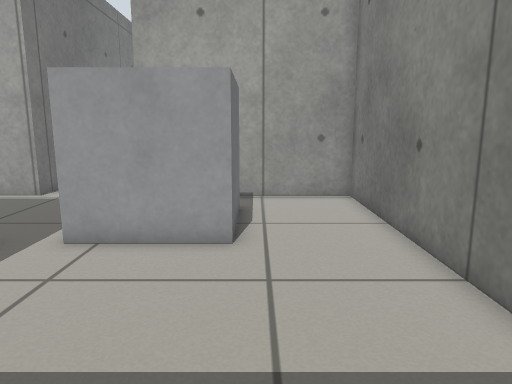
view 1 (above)

19 first-person views from a walk through a Gazebo world. The camera is 0.68 m above the floor, tilts 10° down and sees 70° across. The floor is counted in squares, 0.25 m on a side. Each view is taken from the middle of a square. On the plan, view 1 faces up. The plan holds only what a view shows up to about 20 squares ahead; the rest is blank.

view 2
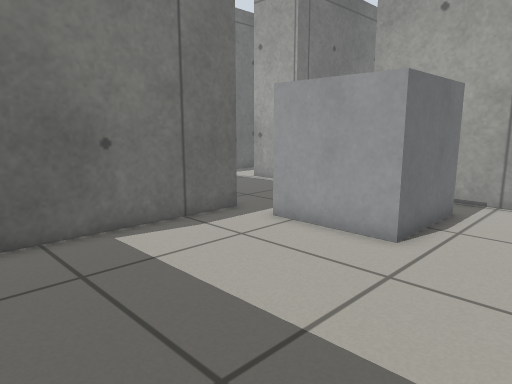

view 3
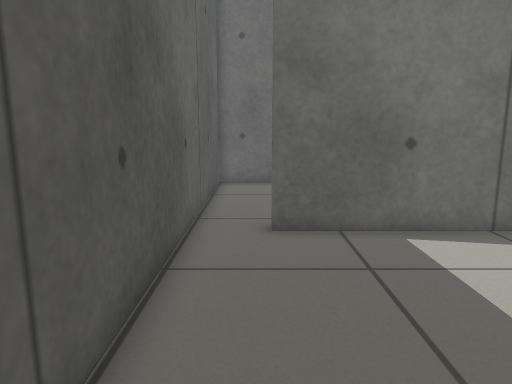

view 4
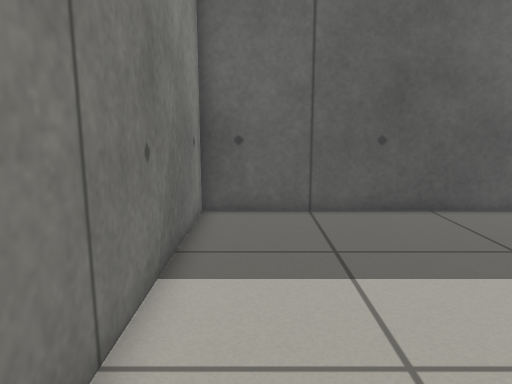

view 5
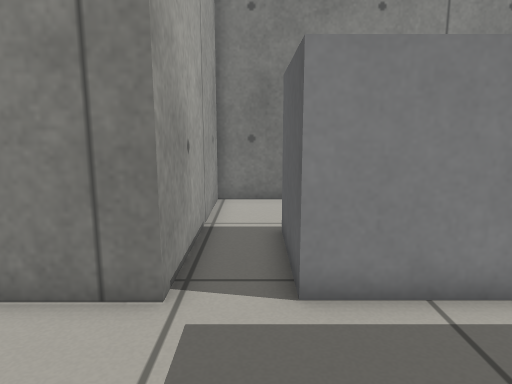

view 6
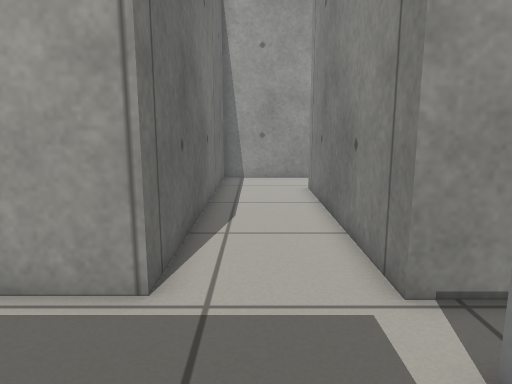

view 7
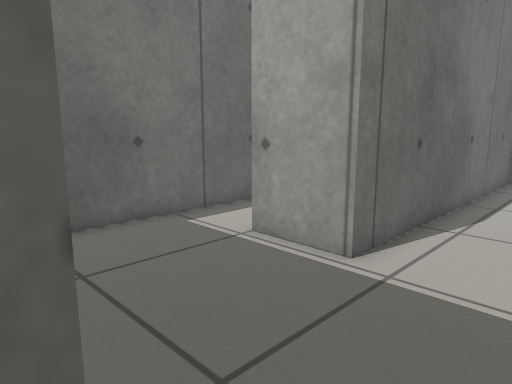

view 8
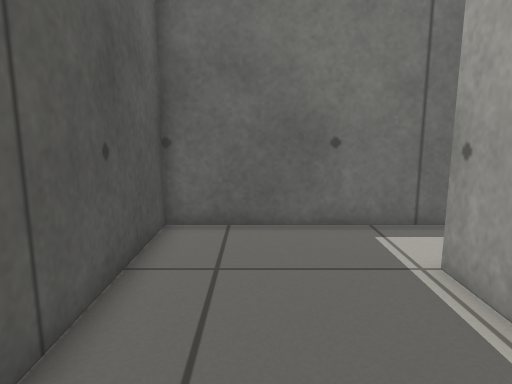

view 9
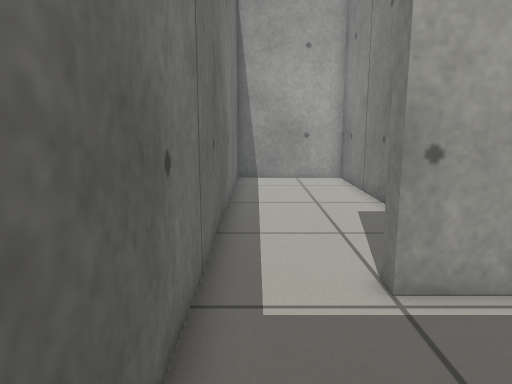

view 10
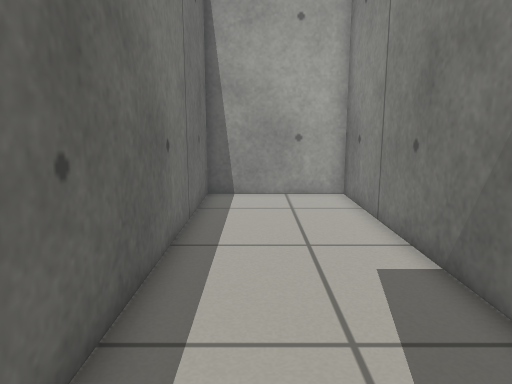

view 11
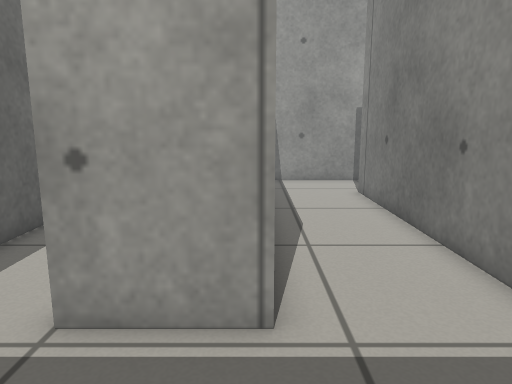

view 12
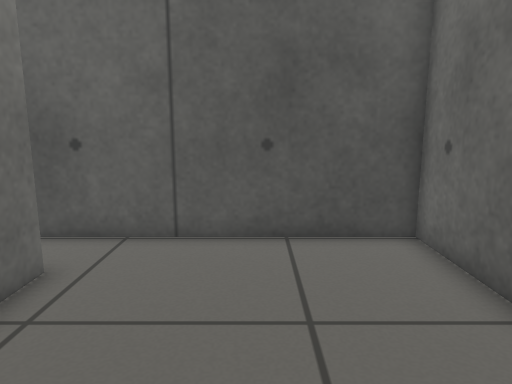

view 13
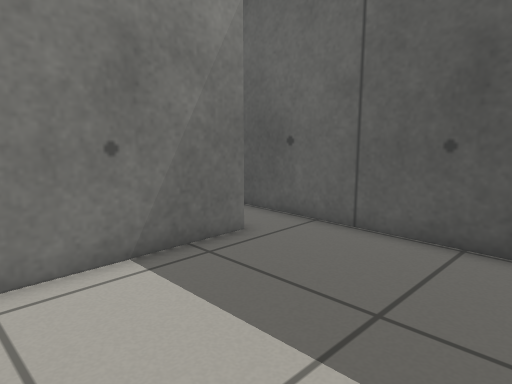

view 14
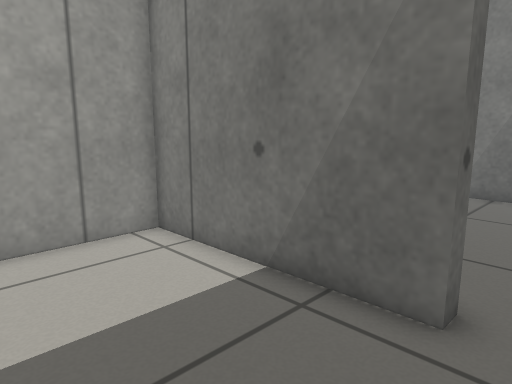

view 15
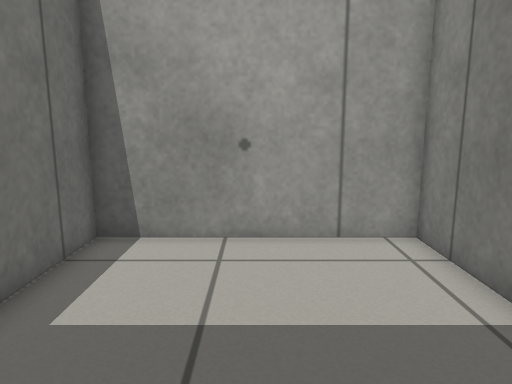

view 16
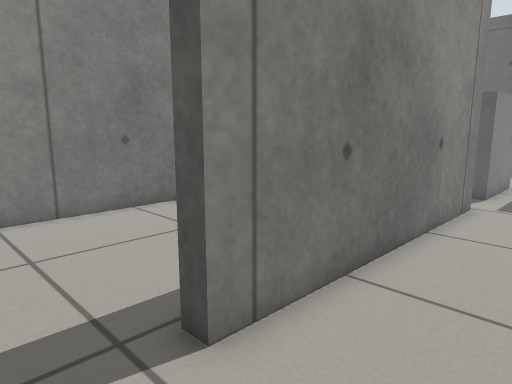

view 17
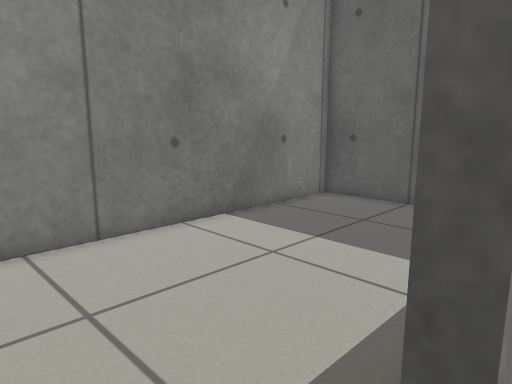

view 18
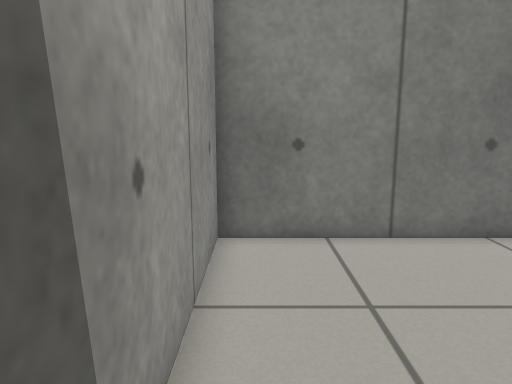

view 19
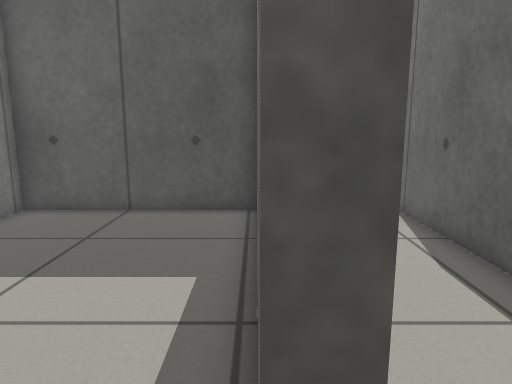

### Floor plan
Key: @ floor where view 1 was taken; # wall or solid block; . floor; B grey box.
Columns run from 15 left of view 1 to 4 right of it. Each row starts with its distance up from view 1.
 29 ####################
 28 #.....#.....  .....#
 27 #.....#............#
 26 #.....#............#
 25 #.....#....#.......#
 24 #.....#....#.......#
 23 #.....#....#.......#
 22 #.....#....#.......#
 21 #.....#....#.......#
 20 #.....#....#.......#
 19 #.....#....#.......#
 18 #.....#....#.......#
 17 #.... #....#.......#
 16 #.... #....#.......#
 15 #...###....#########
 14 #..................#
 13 #..................#
 12 #..........BBBB....#
 11 #..........B  B....#
 10 #..........B  B....#
  9 #..........B  B....#
  8 #########..BBBB....#
  7 #.......#..........#
  6 #.......#..........#
  5 #.......#..........#
  4 #.......#..........#
  3  .......#..........#
  2  .......#..........#
  1 #.......#..........#
  0 #..............@...#
 -1 #..................#
 -2 ####################

Positions as (right, up) in squares from view 1, and headings:
1: (0, 0), facing up
2: (3, 0), facing up-left
3: (3, 0), facing left
4: (2, 10), facing down
5: (-10, 13), facing right
6: (-7, 9), facing up
7: (-5, 8), facing up-left
8: (-5, 11), facing left
9: (-14, 9), facing up
10: (-13, 14), facing up
11: (-9, 10), facing up
12: (-11, 7), facing down
13: (-14, 7), facing down-right
14: (-12, -1), facing up-right
15: (-11, -1), facing up
16: (-8, 28), facing down-right
17: (-5, 28), facing down-right
18: (-5, 28), facing right
19: (-4, 27), facing down
